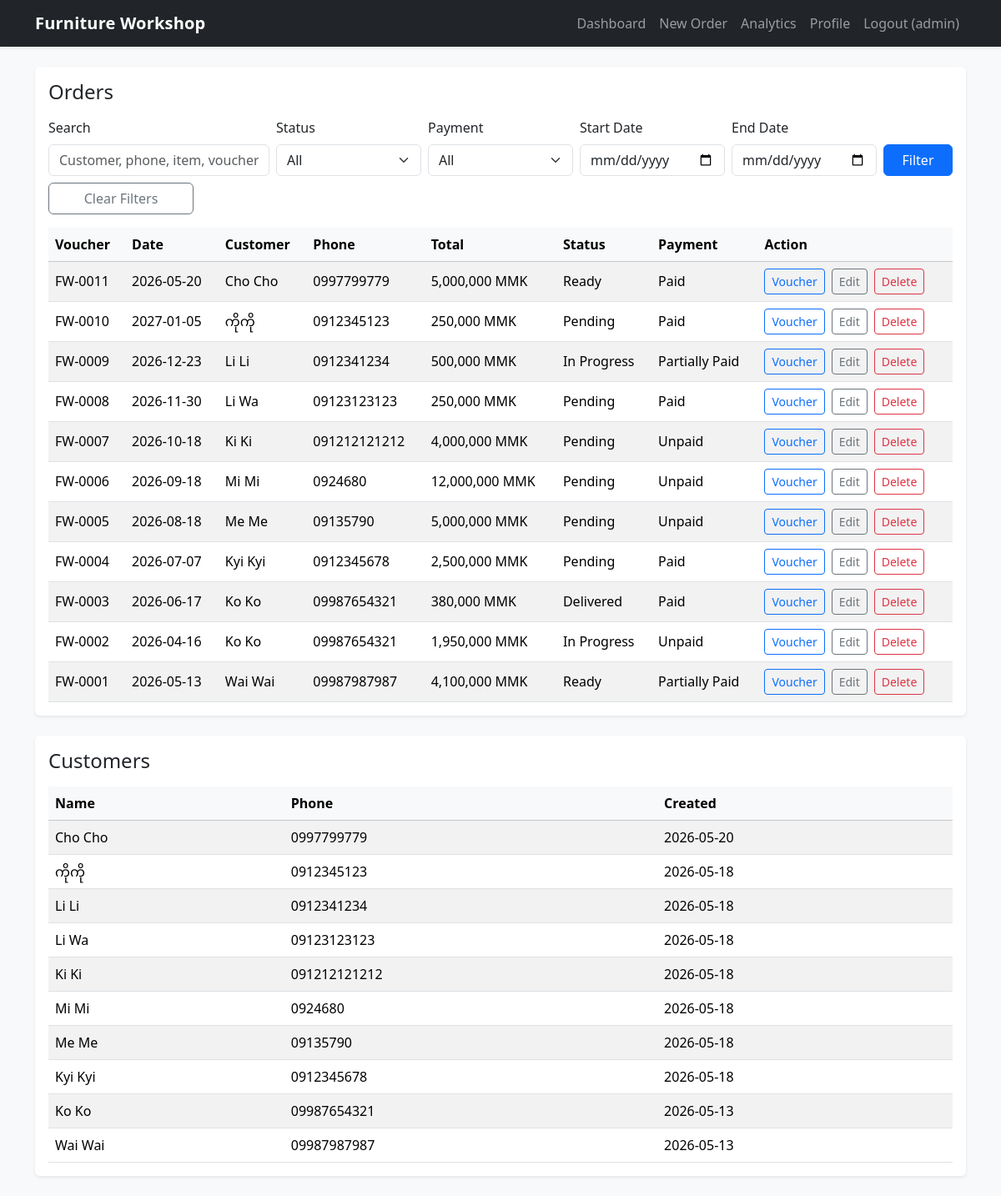
/ (signed in), run on an earlier commit of the app's database.
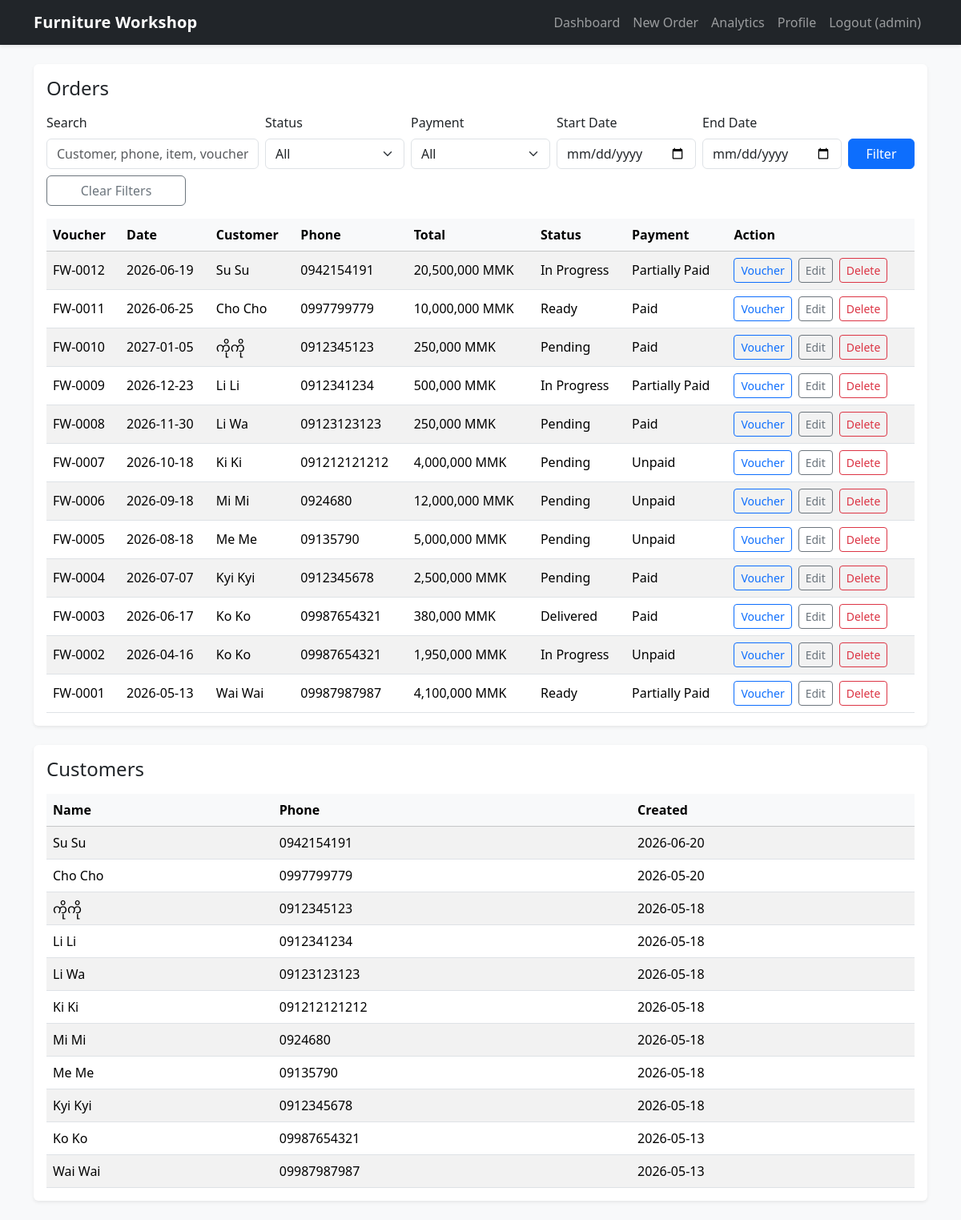
And on a later commit of the database.
### tables this page shows
CREATE TABLE users (
            id INTEGER PRIMARY KEY AUTOINCREMENT,
            username TEXT NOT NULL UNIQUE,
            password_hash TEXT NOT NULL,
            created_at TEXT NOT NULL
        );

CREATE TABLE orders (
            id INTEGER PRIMARY KEY AUTOINCREMENT,
            user_id INTEGER NOT NULL,
            voucher_number TEXT NOT NULL,
            customer_id INTEGER NOT NULL,
            order_date TEXT NOT NULL,
            deposit REAL NOT NULL DEFAULT 0,
            total_amount REAL NOT NULL DEFAULT 0,
            balance REAL NOT NULL DEFAULT 0,
            status TEXT NOT NULL,
            payment_status TEXT NOT NULL,
            notes TEXT,
            created_at TEXT NOT NULL,
            FOREIGN KEY (user_id) REFERENCES users(id),
            FOREIGN KEY (customer_id) REFERENCES customers(id)
        );

CREATE TABLE customers (
            id INTEGER PRIMARY KEY AUTOINCREMENT,
            user_id INTEGER NOT NULL,
            name TEXT NOT NULL,
            phone_number TEXT NOT NULL,
            created_at TEXT NOT NULL,
            FOREIGN KEY (user_id) REFERENCES users(id),
            UNIQUE(user_id, phone_number)
        );

### app.py (the view)
@app.route("/")
@login_required
def index() -> str:
    init_db()
    db = get_db()
    user_id = int(current_user.id)
    search = request.args.get("search", "").strip()
    status = request.args.get("status", "All")
    payment = request.args.get("payment", "All")
    start_date = normalize_filter_date(request.args.get("start_date", ""))
    end_date = normalize_filter_date(request.args.get("end_date", ""))
    if status not in ["All", *STATUSES]:
        status = "All"
    if payment not in ["All", *PAYMENT_STATUSES]:
        payment = "All"
    conditions = ["o.user_id = ?"]
    params: list[Any] = [user_id]
    if search:
        conditions.append(
            "(o.voucher_number LIKE ? OR c.name LIKE ? OR c.phone_number LIKE ? OR EXISTS (SELECT 1 FROM order_items i WHERE i.order_id = o.id AND i.item_name LIKE ?))"
        )
        like = f"%{search}%"
        params.extend([like, like, like, like])
    if status != "All":
        conditions.append("o.status = ?")
        params.append(status)
    if payment != "All":
        conditions.append("o.payment_status = ?")
        params.append(payment)
    if start_date:
        conditions.append("o.order_date >= ?")
        params.append(start_date)
    if end_date:
        conditions.append("o.order_date <= ?")
        params.append(end_date)
    where_clause = f"WHERE {' AND '.join(conditions)}"
    orders = db.execute(
        f"""
        SELECT o.id, o.voucher_number, o.order_date, o.total_amount, o.status, o.payment_status,
               c.name AS customer_name, c.phone_number
        FROM orders o
        JOIN customers c ON c.id = o.customer_id
        {where_clause}
        ORDER BY o.created_at DESC
        """,
        params,
    ).fetchall()
    customers = db.execute(
        "SELECT id, name, phone_number, created_at FROM customers WHERE user_id = ? ORDER BY created_at DESC",
        (user_id,),
    ).fetchall()
    return render_template(
        "index.html",
        orders=orders,
        customers=customers,
        delete_form=DeleteForm(),
        statuses=STATUSES,
        payment_statuses=PAYMENT_STATUSES,
        filters={
            "search": search,
            "status": status,
            "payment": payment,
            "start_date": start_date,
            "end_date": end_date,
        },
    )

### forms.py
class DeleteForm(FlaskForm):
    pass

class LogoutForm(FlaskForm):
    pass

### app.py (called while the page is built, shortened)
@login_manager.user_loader
def load_user(user_id: str) -> User | None:
    db = get_db()
    row = db.execute(
        "SELECT id, username FROM users WHERE id = ?", (user_id,)
    ).fetchone()
    if not row:
        return None
    return User(id=int(row["id"]), username=row["username"])

def get_db() -> sqlite3.Connection:
    if "db" not in g:
        g.db = sqlite3.connect(DB_PATH)
        g.db.row_factory = sqlite3.Row
        g.db.execute("PRAGMA foreign_keys = ON")
    return g.db

@app.after_request
def add_security_headers(response: Any) -> Any:
    response.headers["X-Frame-Options"] = "DENY"
    response.headers["X-Content-Type-Options"] = "nosniff"
    response.headers["Referrer-Policy"] = "strict-origin-when-cross-origin"
    response.headers["Content-Security-Policy"] = (
        "default-src 'self'; "
        "script-src 'self' https://cdn.jsdelivr.net 'unsafe-inline'; "
        "style-src 'self' https://cdn.jsdelivr.net 'unsafe-inline'; "
        "img-src 'self' data:; "
        "font-src 'self' https://cdn.jsdelivr.net; "
        "connect-src 'self'; "
        "frame-ancestors 'none'; "
        "form-action 'self'; "
        "base-uri 'self'"
    )
    return response

def ensure_legacy_columns(db: sqlite3.Connection) -> None:
    order_cols = {
        row["name"] for row in db.execute("PRAGMA table_info(orders)").fetchall()
    }
    customer_cols = {
        row["name"] for row in db.execute("PRAGMA table_info(customers)").fetchall()
    }
    db.commit()

def normalize_filter_date(value: str) -> str:
    try:
        parsed = datetime.strptime(value.strip(), "%Y-%m-%d").date()
    except (AttributeError, ValueError):
        return ""
    return parsed.isoformat()

@app.context_processor
def inject_forms() -> dict[str, Any]:
    return {"logout_form": LogoutForm()}

### templates/index.html (shortened to what this page needs)
{% extends "base.html" %}
{% block content %}
<div class="card border-0 shadow-sm mb-4">
  <div class="card-body">
    <h2 class="h4 mb-3">Orders</h2>
    <form method="get" class="row g-2 align-items-end">
      <div class="col-12 col-md-6 col-lg-3">
        <label class="form-label">Search</label>
        <input class="form-control" name="search" value="{{ filters.search }}"
          placeholder="Customer, phone, item, voucher" />
      </div>
      <div class="col-6 col-md-3 col-lg-2">
        <label class="form-label">Status</label>
        <select class="form-select" name="status">
          <option>All</option>
        </select>
      </div>
      <div class="col-6 col-md-3 col-lg-2">
        <label class="form-label">Payment</label>
        <select class="form-select" name="payment">
          <option>All</option>
        </select>
      </div>
      <div class="col-6 col-md-3 col-lg-2">
        <label class="form-label">Start Date</label>
        <input class="form-control" type="date" name="start_date" value="{{ filters.start_date }}" />
      </div>
      <div class="col-6 col-md-3 col-lg-2">
        <label class="form-label">End Date</label>
        <input class="form-control" type="date" name="end_date" value="{{ filters.end_date }}" />
      </div>
      <div class="col-12 col-lg-1 d-grid">
        <button class="btn btn-primary" type="submit">Filter</button>
      </div>
      <div class="col-12 col-lg-2 d-grid">
        <a class="btn btn-outline-secondary" href="{{ url_for('index') }}">Clear Filters</a>
      </div>
    </form>
    <div class="table-responsive mt-3">
      <table class="table table-striped table-hover align-middle mb-0">
        <thead class="table-light">
          <tr>
            <th>Voucher</th>
            <th>Date</th>
            <th>Customer</th>
            <th>Phone</th>
            <th>Total</th>
            <th>Status</th>
            <th>Payment</th>
            <th>Action</th>
          </tr>
        </thead>
        <tbody>
          {% for o in orders %}
          <tr>
            <td>{{ o.voucher_number }}</td>
            <td>{{ o.order_date[:10] }}</td>
            <td>{{ o.customer_name }}</td>
            <td>{{ o.phone_number }}</td>
            <td>{{ "{:,.0f}".format(o.total_amount) }} MMK</td>
            <td>{{ o.status }}</td>
            <td>{{ o.payment_status }}</td>
            <td>
              <div class="d-flex flex-wrap gap-2">
                <a class="btn btn-sm btn-outline-primary" href="{{ url_for('voucher', order_id=o.id) }}">Voucher</a>
                <a class="btn btn-sm btn-outline-secondary" href="{{ url_for('edit_order', order_id=o.id) }}">Edit</a>
                <form method="post" action="{{ url_for('delete_order', order_id=o.id) }}"
                  onsubmit="return confirm('Delete this order?')">
                  <button type="submit" class="btn btn-sm btn-outline-danger">Delete</button>
                </form>
              </div>
            </td>
          </tr>
          {% else %}
          <tr>
            <td colspan="8" class="text-center py-4">No orders found.</td>
          </tr>
          {% endfor %}
        </tbody>
      </table>
    </div>
  </div>
</div>
<div class="card border-0 shadow-sm">
  <div class="card-body">
    <h2 class="h4 mb-3">Customers</h2>
    <div class="table-responsive">
      <table class="table table-striped mb-0">
        <thead class="table-light">
          <tr>
            <th>Name</th>
            <th>Phone</th>
            <th>Created</th>
          </tr>
        </thead>
        <tbody>
          {% for c in customers %}
          <tr>
            <td>{{ c.name }}</td>
            <td>{{ c.phone_number }}</td>
            <td>{{ c.created_at[:10] }}</td>
          </tr>
          {% else %}
          <tr>
            <td colspan="3" class="text-center py-4">No customers yet.</td>
          </tr>
          {% endfor %}
        </tbody>
      </table>
    </div>
  </div>
</div>
{% endblock %}

### templates/base.html (shortened to what this page needs)
<!doctype html>
<html lang="en">
<head>
  <link href="https://cdn.jsdelivr.net/npm/bootstrap@5.3.3/dist/css/bootstrap.min.css" rel="stylesheet">
  <link rel="stylesheet" href="{{ url_for('static', filename='styles.css') }}" />
</head>
<body class="bg-light">
  <nav class="navbar navbar-expand-lg navbar-dark bg-dark shadow-sm">
    <div class="container">
      <a class="navbar-brand fw-semibold" href="{{ url_for('index') }}">Furniture Workshop</a>
      <div class="collapse navbar-collapse" id="mainNav">
        <ul class="navbar-nav ms-auto mb-2 mb-lg-0">
          {% if current_user.is_authenticated %}
          <li class="nav-item"><a class="nav-link" href="{{ url_for('index') }}">Dashboard</a></li>
          <li class="nav-item"><a class="nav-link" href="{{ url_for('new_order') }}">New Order</a></li>
          <li class="nav-item"><a class="nav-link" href="{{ url_for('analytics') }}">Analytics</a></li>
          <li class="nav-item"><a class="nav-link" href="{{ url_for('profile') }}">Profile</a></li>
          <li class="nav-item">
            <form method="post" action="{{ url_for('logout') }}" class="d-flex">
              <button type="submit" class="nav-link btn btn-link text-decoration-none">Logout ({{ current_user.username }})</button>
            </form>
          </li>
          {% else %}
          <li class="nav-item"><a class="nav-link" href="{{ url_for('login') }}">Login</a></li>
          <li class="nav-item"><a class="nav-link" href="{{ url_for('register') }}">Register</a></li>
          {% endif %}
        </ul>
      </div>
    </div>
  </nav>
  <main class="container py-4">
    {% block content %}{% endblock %}
  </main>
</body>
</html>

### static/styles.css (style rules this page uses)
body { min-height: 100vh; }
.navbar-brand { letter-spacing: 0.2px; }

What changed in the data, as far as the page shows it:
added orders: voucher_number "FW-0012", order_date "2026-06-19", customer_name "Su Su", phone_number "0942154191", total_amount "20,500,000", status "In Progress", payment_status "Partially Paid"
changed orders "FW-0011": order_date "2026-05-20" → "2026-06-25"; total_amount "5,000,000" → "10,000,000"
added customers: name "Su Su", phone_number "0942154191", created_at "2026-06-20"
